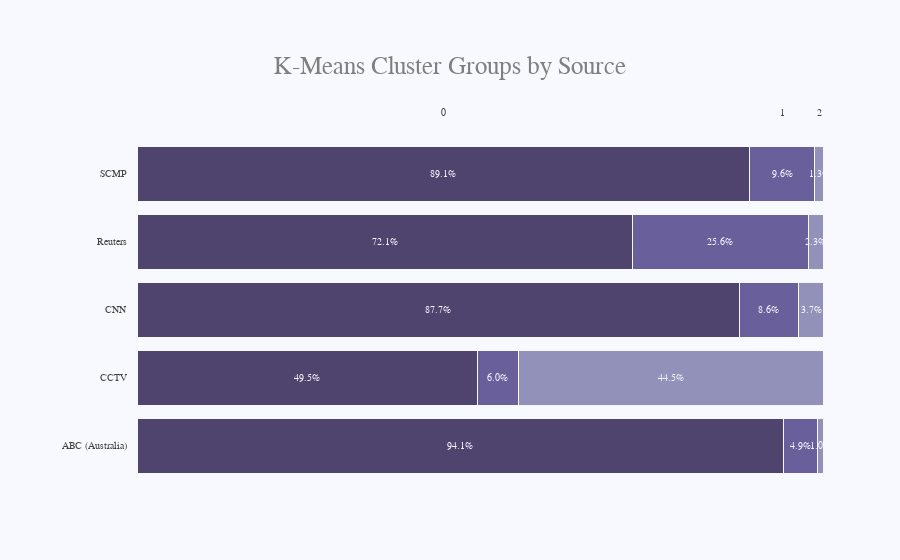

Write notebook code for a chart like this one.
### Code cell
h_bar('K-Means')

### Figure 1 — Plotly figure (JSON) as saved in the notebook; plotly's stock layout.template omitted (floating-point values rounded to 4 significant figures)
{"data": [{"marker": {"color": "rgba(38, 24, 74, 0.8)", "line": {"color": "rgb(248, 248, 249)", "width": 1}}, "orientation": "h", "type": "bar", "x": [94.1], "y": ["ABC (Australia)"]}, {"marker": {"color": "rgba(38, 24, 74, 0.8)", "line": {"color": "rgb(248, 248, 249)", "width": 1}}, "orientation": "h", "type": "bar", "x": [49.5], "y": ["CCTV"]}, {"marker": {"color": "rgba(38, 24, 74, 0.8)", "line": {"color": "rgb(248, 248, 249)", "width": 1}}, "orientation": "h", "type": "bar", "x": [87.7], "y": ["CNN"]}, {"marker": {"color": "rgba(38, 24, 74, 0.8)", "line": {"color": "rgb(248, 248, 249)", "width": 1}}, "orientation": "h", "type": "bar", "x": [72.1], "y": ["Reuters"]}, {"marker": {"color": "rgba(38, 24, 74, 0.8)", "line": {"color": "rgb(248, 248, 249)", "width": 1}}, "orientation": "h", "type": "bar", "x": [89.1], "y": ["SCMP"]}, {"marker": {"color": "rgba(71, 58, 131, 0.8)", "line": {"color": "rgb(248, 248, 249)", "width": 1}}, "orientation": "h", "type": "bar", "x": [4.9], "y": ["ABC (Australia)"]}, {"marker": {"color": "rgba(71, 58, 131, 0.8)", "line": {"color": "rgb(248, 248, 249)", "width": 1}}, "orientation": "h", "type": "bar", "x": [6], "y": ["CCTV"]}, {"marker": {"color": "rgba(71, 58, 131, 0.8)", "line": {"color": "rgb(248, 248, 249)", "width": 1}}, "orientation": "h", "type": "bar", "x": [8.6], "y": ["CNN"]}, {"marker": {"color": "rgba(71, 58, 131, 0.8)", "line": {"color": "rgb(248, 248, 249)", "width": 1}}, "orientation": "h", "type": "bar", "x": [25.6], "y": ["Reuters"]}, {"marker": {"color": "rgba(71, 58, 131, 0.8)", "line": {"color": "rgb(248, 248, 249)", "width": 1}}, "orientation": "h", "type": "bar", "x": [9.6], "y": ["SCMP"]}, {"marker": {"color": "rgba(122, 120, 168, 0.8)", "line": {"color": "rgb(248, 248, 249)", "width": 1}}, "orientation": "h", "type": "bar", "x": [1], "y": ["ABC (Australia)"]}, {"marker": {"color": "rgba(122, 120, 168, 0.8)", "line": {"color": "rgb(248, 248, 249)", "width": 1}}, "orientation": "h", "type": "bar", "x": [44.5], "y": ["CCTV"]}, {"marker": {"color": "rgba(122, 120, 168, 0.8)", "line": {"color": "rgb(248, 248, 249)", "width": 1}}, "orientation": "h", "type": "bar", "x": [3.7], "y": ["CNN"]}, {"marker": {"color": "rgba(122, 120, 168, 0.8)", "line": {"color": "rgb(248, 248, 249)", "width": 1}}, "orientation": "h", "type": "bar", "x": [2.3], "y": ["Reuters"]}, {"marker": {"color": "rgba(122, 120, 168, 0.8)", "line": {"color": "rgb(248, 248, 249)", "width": 1}}, "orientation": "h", "type": "bar", "x": [1.3], "y": ["SCMP"]}], "layout": {"annotations": [{"align": "right", "font": {"color": "rgb(67, 67, 67)", "family": "Arial", "size": 10}, "showarrow": false, "text": "ABC (Australia)", "x": 0.14, "xanchor": "right", "xref": "paper", "y": "ABC (Australia)", "yref": "y"}, {"font": {"color": "rgb(248, 248, 255)", "family": "Arial", "size": 10}, "showarrow": false, "text": "94.1%", "x": 47.05, "xref": "x", "y": "ABC (Australia)", "yref": "y"}, {"font": {"color": "rgb(248, 248, 255)", "family": "Arial", "size": 10}, "showarrow": false, "text": "4.9%", "x": 96.55, "xref": "x", "y": "ABC (Australia)", "yref": "y"}, {"font": {"color": "rgb(248, 248, 255)", "family": "Arial", "size": 10}, "showarrow": false, "text": "1.0%", "x": 99.5, "xref": "x", "y": "ABC (Australia)", "yref": "y"}, {"align": "right", "font": {"color": "rgb(67, 67, 67)", "family": "Arial", "size": 10}, "showarrow": false, "text": "CCTV", "x": 0.14, "xanchor": "right", "xref": "paper", "y": "CCTV", "yref": "y"}, {"font": {"color": "rgb(248, 248, 255)", "family": "Arial", "size": 10}, "showarrow": false, "text": "49.5%", "x": 24.75, "xref": "x", "y": "CCTV", "yref": "y"}, {"font": {"color": "rgb(248, 248, 255)", "family": "Arial", "size": 10}, "showarrow": false, "text": "6.0%", "x": 52.5, "xref": "x", "y": "CCTV", "yref": "y"}, {"font": {"color": "rgb(248, 248, 255)", "family": "Arial", "size": 10}, "showarrow": false, "text": "44.5%", "x": 77.75, "xref": "x", "y": "CCTV", "yref": "y"}, {"align": "right", "font": {"color": "rgb(67, 67, 67)", "family": "Arial", "size": 10}, "showarrow": false, "text": "CNN", "x": 0.14, "xanchor": "right", "xref": "paper", "y": "CNN", "yref": "y"}, {"font": {"color": "rgb(248, 248, 255)", "family": "Arial", "size": 10}, "showarrow": false, "text": "87.7%", "x": 43.85, "xref": "x", "y": "CNN", "yref": "y"}, {"font": {"color": "rgb(248, 248, 255)", "family": "Arial", "size": 10}, "showarrow": false, "text": "8.6%", "x": 92, "xref": "x", "y": "CNN", "yref": "y"}, {"font": {"color": "rgb(248, 248, 255)", "family": "Arial", "size": 10}, "showarrow": false, "text": "3.7%", "x": 98.15, "xref": "x", "y": "CNN", "yref": "y"}, {"align": "right", "font": {"color": "rgb(67, 67, 67)", "family": "Arial", "size": 10}, "showarrow": false, "text": "Reuters", "x": 0.14, "xanchor": "right", "xref": "paper", "y": "Reuters", "yref": "y"}, {"font": {"color": "rgb(248, 248, 255)", "family": "Arial", "size": 10}, "showarrow": false, "text": "72.1%", "x": 36.05, "xref": "x", "y": "Reuters", "yref": "y"}, {"font": {"color": "rgb(248, 248, 255)", "family": "Arial", "size": 10}, "showarrow": false, "text": "25.6%", "x": 84.9, "xref": "x", "y": "Reuters", "yref": "y"}, {"font": {"color": "rgb(248, 248, 255)", "family": "Arial", "size": 10}, "showarrow": false, "text": "2.3%", "x": 98.85, "xref": "x", "y": "Reuters", "yref": "y"}, {"align": "right", "font": {"color": "rgb(67, 67, 67)", "family": "Arial", "size": 10}, "showarrow": false, "text": "SCMP", "x": 0.14, "xanchor": "right", "xref": "paper", "y": "SCMP", "yref": "y"}, {"font": {"color": "rgb(248, 248, 255)", "family": "Arial", "size": 10}, "showarrow": false, "text": "89.1%", "x": 44.55, "xref": "x", "y": "SCMP", "yref": "y"}, {"font": {"color": "rgb(67, 67, 67)", "family": "Arial", "size": 10}, "showarrow": false, "text": "0", "x": 44.55, "xref": "x", "y": 1.1, "yref": "paper"}, {"font": {"color": "rgb(248, 248, 255)", "family": "Arial", "size": 10}, "showarrow": false, "text": "9.6%", "x": 93.9, "xref": "x", "y": "SCMP", "yref": "y"}, {"font": {"color": "rgb(67, 67, 67)", "family": "Arial", "size": 10}, "showarrow": false, "text": "1", "x": 93.9, "xref": "x", "y": 1.1, "yref": "paper"}, {"font": {"color": "rgb(248, 248, 255)", "family": "Arial", "size": 10}, "showarrow": false, "text": "1.3%", "x": 99.35, "xref": "x", "y": "SCMP", "yref": "y"}, {"font": {"color": "rgb(67, 67, 67)", "family": "Arial", "size": 10}, "showarrow": false, "text": "2", "x": 99.35, "xref": "x", "y": 1.1, "yref": "paper"}], "barmode": "stack", "font": {"color": "#7f7f7f", "family": "Arial", "size": 18}, "margin": {"b": 80, "l": 10, "r": 40, "t": 140}, "paper_bgcolor": "rgb(248, 248, 255)", "plot_bgcolor": "rgb(248, 248, 255)", "showlegend": false, "title": {"text": "K-Means Cluster Groups by Source", "x": 0.5, "xanchor": "center", "y": 0.9, "yanchor": "top"}, "xaxis": {"domain": [0.15, 1], "showgrid": false, "showline": false, "showticklabels": false, "zeroline": false}, "yaxis": {"showgrid": false, "showline": false, "showticklabels": false, "zeroline": false}}}
